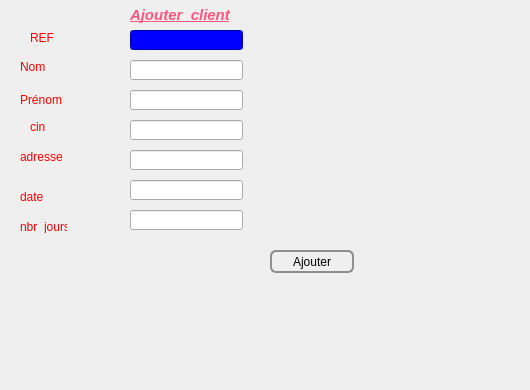
    <widget class="QWidget" name="tab">
     <attribute name="title">
      <string>Ajouter un client</string>
     </attribute>
     <widget class="QLabel" name="label">
      <property name="geometry">
       <rect>
        <x>30</x>
        <y>30</y>
        <width>61</width>
        <height>16</height>
       </rect>
      </property>
      <property name="text">
       <string>&lt;html&gt;&lt;head/&gt;&lt;body&gt;&lt;p&gt;&lt;span style=&quot; color:#ff0000;&quot;&gt;REF&lt;/span&gt;&lt;/p&gt;&lt;/body&gt;&lt;/html&gt;</string>
      </property>
     </widget>
     <widget class="QLabel" name="label_2">
      <property name="geometry">
       <rect>
        <x>20</x>
        <y>60</y>
        <width>47</width>
        <height>13</height>
       </rect>
      </property>
      <property name="text">
       <string>&lt;html&gt;&lt;head/&gt;&lt;body&gt;&lt;p&gt;&lt;span style=&quot; color:#ff0000;&quot;&gt;Nom&lt;/span&gt;&lt;/p&gt;&lt;/body&gt;&lt;/html&gt;</string>
      </property>
     </widget>
     <widget class="QLabel" name="label_3">
      <property name="geometry">
       <rect>
        <x>20</x>
        <y>90</y>
        <width>47</width>
        <height>20</height>
       </rect>
      </property>
      <property name="text">
       <string>&lt;html&gt;&lt;head/&gt;&lt;body&gt;&lt;p&gt;&lt;span style=&quot; color:#ff0000;&quot;&gt;Prénom&lt;/span&gt;&lt;/p&gt;&lt;/body&gt;&lt;/html&gt;</string>
      </property>
     </widget>
     <widget class="QLineEdit" name="lineEdit_ref">
      <property name="geometry">
       <rect>
        <x>130</x>
        <y>30</y>
        <width>113</width>
        <height>20</height>
       </rect>
      </property>
      <property name="styleSheet">
       <string notr="true">QLineEdit { background: blue }</string>
      </property>
     </widget>
     <widget class="QLineEdit" name="lineEdit_nom">
      <property name="geometry">
       <rect>
        <x>130</x>
        <y>60</y>
        <width>113</width>
        <height>20</height>
       </rect>
      </property>
     </widget>
     <widget class="QLineEdit" name="lineEdit_prenom">
      <property name="geometry">
       <rect>
        <x>130</x>
        <y>90</y>
        <width>113</width>
        <height>20</height>
       </rect>
      </property>
     </widget>
     <widget class="QPushButton" name="pb_ajouter">
      <property name="geometry">
       <rect>
        <x>270</x>
        <y>250</y>
        <width>84</width>
        <height>23</height>
       </rect>
      </property>
      <property name="styleSheet">
       <string notr="true">QPushButton {
    border: 2px solid #8f8f91;
    border-radius: 6px;
    background-color: qlineargradient(x1: 0, y1: 0, x2: 0, y2: 1,
                                      stop: 0 #f6f7fa, stop: 1 #dadbde);
    min-width: 80px;
}
</string>
      </property>
      <property name="text">
       <string>Ajouter</string>
      </property>
     </widget>
     <widget class="QLabel" name="label_5">
      <property name="geometry">
       <rect>
        <x>30</x>
        <y>120</y>
        <width>47</width>
        <height>13</height>
       </rect>
      </property>
      <property name="text">
       <string>&lt;html&gt;&lt;head/&gt;&lt;body&gt;&lt;p&gt;&lt;span style=&quot; color:#ff0000;&quot;&gt;cin&lt;/span&gt;&lt;/p&gt;&lt;/body&gt;&lt;/html&gt;</string>
      </property>
     </widget>
     <widget class="QLineEdit" name="lineEdit_cin">
      <property name="geometry">
       <rect>
        <x>130</x>
        <y>120</y>
        <width>113</width>
        <height>20</height>
       </rect>
      </property>
     </widget>
     <widget class="QLineEdit" name="lineEdit_adresse">
      <property name="geometry">
       <rect>
        <x>130</x>
        <y>150</y>
        <width>113</width>
        <height>20</height>
       </rect>
      </property>
     </widget>
     <widget class="QLabel" name="label_6">
      <property name="geometry">
       <rect>
        <x>20</x>
        <y>150</y>
        <width>47</width>
        <height>13</height>
       </rect>
      </property>
      <property name="text">
       <string>&lt;html&gt;&lt;head/&gt;&lt;body&gt;&lt;p&gt;&lt;span style=&quot; color:#ff0000;&quot;&gt;adresse&lt;/span&gt;&lt;/p&gt;&lt;/body&gt;&lt;/html&gt;</string>
      </property>
     </widget>
     <widget class="QLabel" name="label_7">
      <property name="geometry">
       <rect>
        <x>20</x>
        <y>190</y>
        <width>47</width>
        <height>13</height>
       </rect>
      </property>
      <property name="text">
       <string>&lt;html&gt;&lt;head/&gt;&lt;body&gt;&lt;p&gt;&lt;span style=&quot; color:#ff0000;&quot;&gt;date&lt;/span&gt;&lt;/p&gt;&lt;/body&gt;&lt;/html&gt;</string>
      </property>
     </widget>
     <widget class="QLineEdit" name="lineEdit_date1">
      <property name="geometry">
       <rect>
        <x>130</x>
        <y>180</y>
        <width>113</width>
        <height>20</height>
       </rect>
      </property>
     </widget>
     <widget class="QLabel" name="label_8">
      <property name="geometry">
       <rect>
        <x>20</x>
        <y>220</y>
        <width>47</width>
        <height>13</height>
       </rect>
      </property>
      <property name="text">
       <string>&lt;html&gt;&lt;head/&gt;&lt;body&gt;&lt;p&gt;&lt;span style=&quot; color:#ff0000;&quot;&gt;nbr_jours&lt;/span&gt;&lt;/p&gt;&lt;/body&gt;&lt;/html&gt;</string>
      </property>
     </widget>
     <widget class="QLineEdit" name="lineEdit_nbr_jours">
      <property name="geometry">
       <rect>
        <x>130</x>
        <y>210</y>
        <width>113</width>
        <height>20</height>
       </rect>
      </property>
     </widget>
     <widget class="QLabel" name="label_9">
      <property name="geometry">
       <rect>
        <x>130</x>
        <y>0</y>
        <width>161</width>
        <height>31</height>
       </rect>
      </property>
      <property name="text">
       <string>&lt;html&gt;&lt;head/&gt;&lt;body&gt;&lt;p&gt;&lt;span style=&quot; font-size:11pt; font-weight:600; font-style:italic; text-decoration: underline; color:#ff557f;&quot;&gt;Ajouter_client&lt;/span&gt;&lt;/p&gt;&lt;/body&gt;&lt;/html&gt;</string>
      </property>
     </widget>
     <widget class="QLabel" name="label_11">
      <property name="geometry">
       <rect>
        <x>0</x>
        <y>0</y>
        <width>521</width>
        <height>381</height>
       </rect>
      </property>
      <property name="text">
       <string/>
      </property>
      <property name="pixmap">
       <pixmap>../../Desktop/interfaces/VgvnRCi5f8ZGTLVqB1kZYzkt.jpeg</pixmap>
      </property>
     </widget>
     <zorder>label_11</zorder>
     <zorder>label</zorder>
     <zorder>label_2</zorder>
     <zorder>label_3</zorder>
     <zorder>lineEdit_ref</zorder>
     <zorder>lineEdit_nom</zorder>
     <zorder>lineEdit_prenom</zorder>
     <zorder>pb_ajouter</zorder>
     <zorder>label_5</zorder>
     <zorder>lineEdit_cin</zorder>
     <zorder>lineEdit_adresse</zorder>
     <zorder>label_6</zorder>
     <zorder>label_7</zorder>
     <zorder>lineEdit_date1</zorder>
     <zorder>label_8</zorder>
     <zorder>lineEdit_nbr_jours</zorder>
     <zorder>label_9</zorder>
    </widget>
